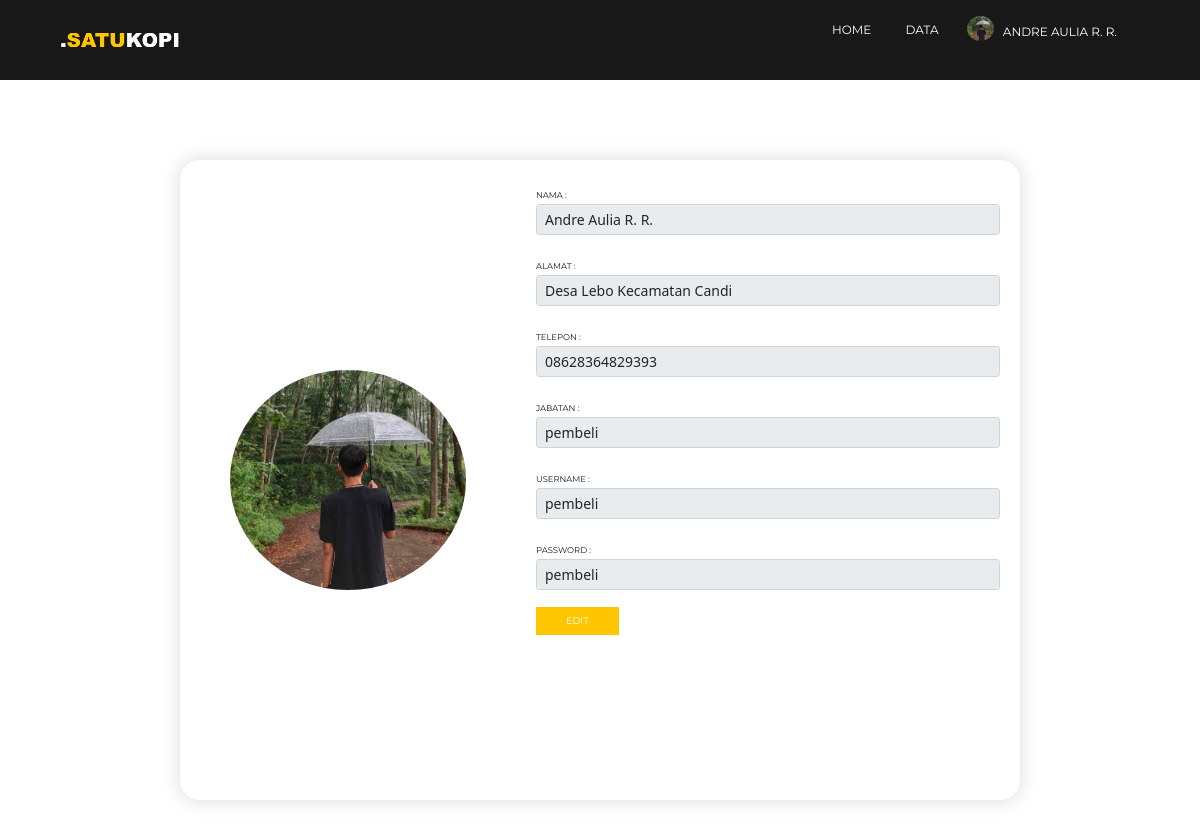
The page /owner/profil.php (signed in) on the database its author committed.
### tables this page shows
CREATE TABLE `dt_user` (
  `id_user` int(255) NOT NULL,
  `nama` varchar(255) NOT NULL,
  `alamat` varchar(255) NOT NULL,
  `telepon` varchar(255) NOT NULL,
  `foto` varchar(255) NOT NULL,
  `jabatan` text NOT NULL,
  `username` varchar(255) NOT NULL,
  `password` varchar(255) NOT NULL
);

### owner/profil.php (the view, shortened to what this page needs)
<?php
    include_once("koneksi.php");
   $id_saya = $_SESSION['user_global']->id_user;
    $ambildata = mysqli_query($koneksi, "SELECT * FROM dt_user WHERE id_user = $id_saya");
    $data = mysqli_fetch_array($ambildata)
?>
<!DOCTYPE html>
<html>
<head>
     <link rel="stylesheet" href="profil.css">
     <?php require_once 'header.php'; ?>
</head>
<body>
<section id="tampilan-1">
    <div class="navbar">
        <div class="navbar-kiri">
            <img src="../gambar/logo-nav.png">
        </div>
        <div class="navbar-tengah">
            <ul>
            <li><a href="home.php">Home</a></li>
            <li class="dropdown"><a href="#.php">Data</a>
        </ul>
        </div>
        <div class="navbar-kanan">
            <div class="nav-k-kiri">
                <div class="kiri-foto">
                    <img src="../gambar/<?php echo $_SESSION['user_global']->foto ?>">
                </div>
            </div>
            <div class="nav-k-kanan">
                <ul>
                    <li class="dropdown"><a href="profil.php"><?php echo $_SESSION['user_global']->nama ?></a>
            </li>
        </ul>
            </div>
        </div>
    </div>
</section>
<section id="tampilan-2">
    <div class="profile">
        <div class="profile-kiri">
             <div class="profile-foto">
                  <img src="../gambar/<?php echo $data['foto']?>">
             </div>
        </div>
        <div class="profile-kanan">
            <div class="profile-isi">
           <table>
            <fieldset disabled>
            <div class="mb-3">
                <label for="disabledTextInput" class="form-label">NAMA :</label>
                <input type="text" id="disabledTextInput" class="form-control form-control-sm" placeholder="Disabled input" name="nama" value="<?php echo $data['nama']?>">
        </div>
        <div class="mb-3">
                <label for="formGroupExampleInput" class="form-label">ALAMAT :</label>
                <input type="text" class="form-control form-control-sm" id="formGroupExampleInput" placeholder="Alamat Lengkap" name="alamat" value="<?php echo $data['alamat']?>">
        </div>
        <div class="mb-3">
                <label for="formGroupExampleInput" class="form-label">TELEPON :</label>
                <input type="text" class="form-control form-control-sm" id="formGroupExampleInput" placeholder="Nomor Telepon" name="telepon" value="<?php echo $data['telepon']?>">
        </div>
        <div class="mb-3">
           <label for="formGroupExampleInput" class="form-label">JABATAN :</label>
                <input type="text" class="form-control form-control-sm" id="formGroupExampleInput" placeholder="Nomor Telepon" name="telepon" value="<?php echo $data['jabatan']?>">
        </div>
        <div class="mb-3">
                <label for="formGroupExampleInput" class="form-label">USERNAME :</label>
                <input type="text" class="form-control form-control-sm" id="formGroupExampleInput" placeholder="Username" name="username" value="<?php echo $data['username']?>">
        </div>
        <div class="mb-3">
                <label for="formGroupExampleInput" class="form-label">PASSWORD :</label>
                <input type="text" class="form-control form-control-sm" id="formGroupExampleInput" placeholder="Password" name="password"value="<?php echo $data['password']?>">
        </div>
         </fieldset>
    </table>
                <div class="tombol-1"><a href="edit-profile.php"><button>EDIT</button></a></div>
            </div>
        </div>
    </div>
</section>
</body>
</html>

### owner/profil.css (style rules this page uses)
* { margin: 0px; padding: 0px; }
#tampilan-1 { height: 10vh; background-color: #2c2c2c; }
.navbar { width: 100%; height: 100%; display: flex; background-color: #181818; }
.navbar .navbar-kiri { width: 20%; height: 100%; display: flex; justify-content: center; align-items: center; }
.navbar .navbar-kiri img { width: 50%; }
.navbar .navbar-tengah { width: 60%; height: 100%; padding-left: 45%; padding-top: 0.7%; }
.navbar .navbar-tengah ul li { list-style: none; display: inline-block; margin-left: 20px; margin-right: 10px; }
.navbar .navbar-tengah ul li a { text-decoration: none; color: white; text-transform: uppercase; font-family: 'Montserrat', sans-serif; font-size: 1vw; }
.navbar .navbar-kanan { width: 20%; height: 100%; }
.navbar .navbar-kanan .nav-k-kiri { width: 17%; height: 100%; float: left; padding: 7px; }
.navbar .navbar-kanan .nav-k-kiri .kiri-foto img { height: 100%; width: 100%; top:0; left:0; object-fit: cover; border-radius: 100%; border-style: none; }
.navbar .navbar-kanan .nav-k-kanan { width: 83%; height: 100%; float: right; padding-top: 4%; }
.navbar .navbar-kanan .nav-k-kanan ul li { list-style: none; display: inline-block; margin-left: -30px; }
.navbar .navbar-kanan .nav-k-kanan ul li a { text-decoration: none; color: white; text-transform: uppercase; font-family: 'Montserrat', sans-serif; font-size: 1vw; }
#tampilan-2 { height: 100vh; justify-content: center; align-items: center; display: flex; }
.profile { height: 80%; width: 70%; background-color: white; box-shadow: 0 0 20px rgba(0,0,0,0.15); border-radius: 20px; text-decoration: none; }
.profile .profile-kiri { height: 100%; width: 40%; float: left; padding: 50px; display: flex; align-items: center; justify-content: center; }
.profile .profile-kiri .profile-foto img { height: 100%; width: 100%; top:0; left:0; object-fit: cover; border-radius: 100%; border-style: none; }
.profile .profile-kanan { height: 100%; width: 60%; float: right; padding: 20px; }
.profile .profile-kanan .profile-isi { height: 100%; width: 100%; float: left; align-items: center; justify-content: center; }
.profile .profile-kanan .profile-isi label { color: #181818; font-family: 'Montserrat', sans-serif; font-size: 0.7vw; margin: auto; }
.profile .profile-kanan .profile-isi button { text-decoration: none; background-color: #ffc600; font-family: 'Montserrat', sans-serif; font-size: 0.8vw; padding: 7px 30px; color: white; border-style: none; }

### rows shown on the page
dt_user: foto (picture), nama "ANDRE AULIA R. R.", nama "Andre Aulia R. R.", alamat "Desa Lebo Kecamatan Candi", telepon "08628364829393", telepon "pembeli", username "pembeli"
